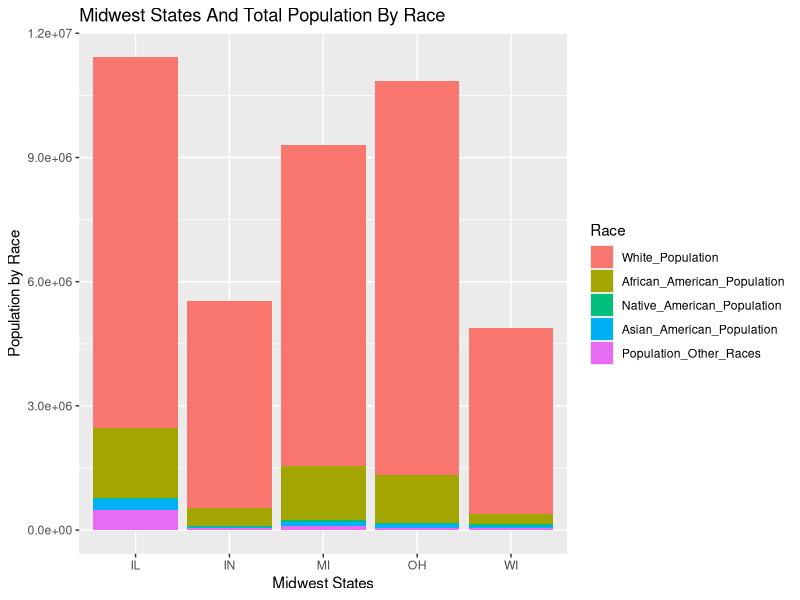
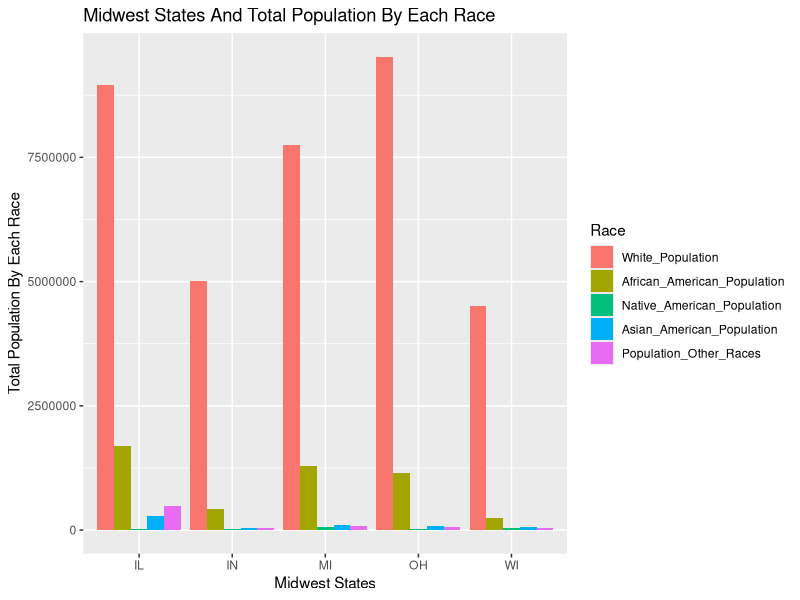
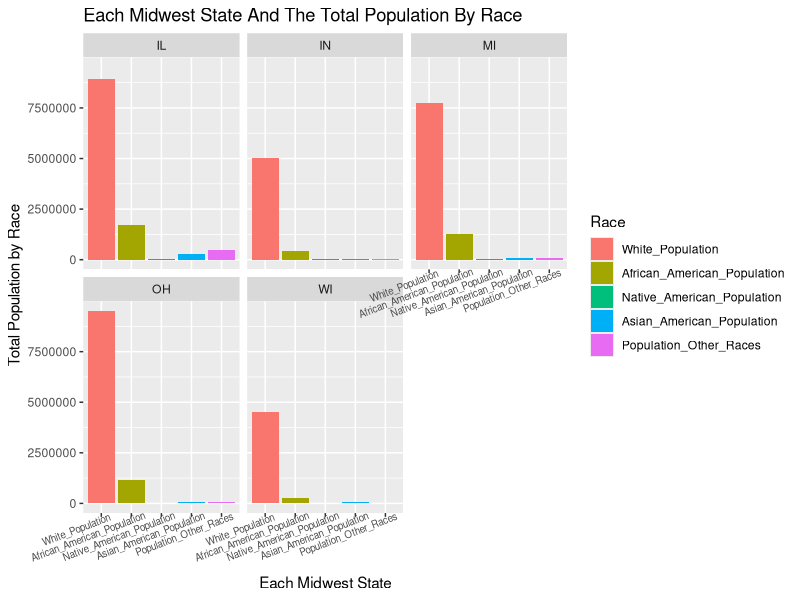
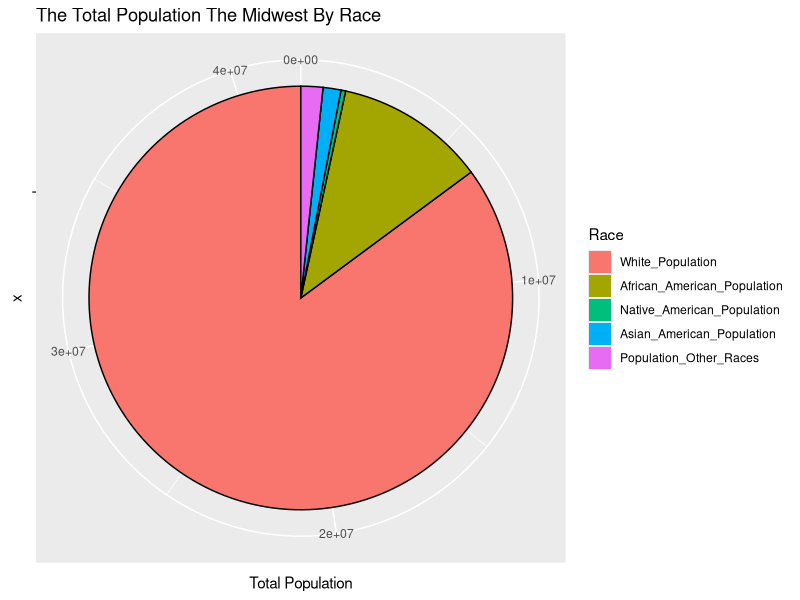
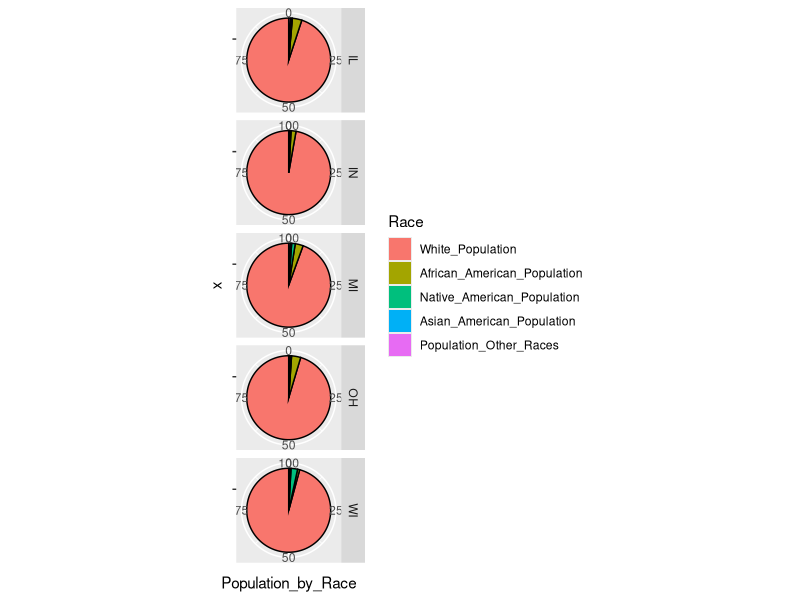
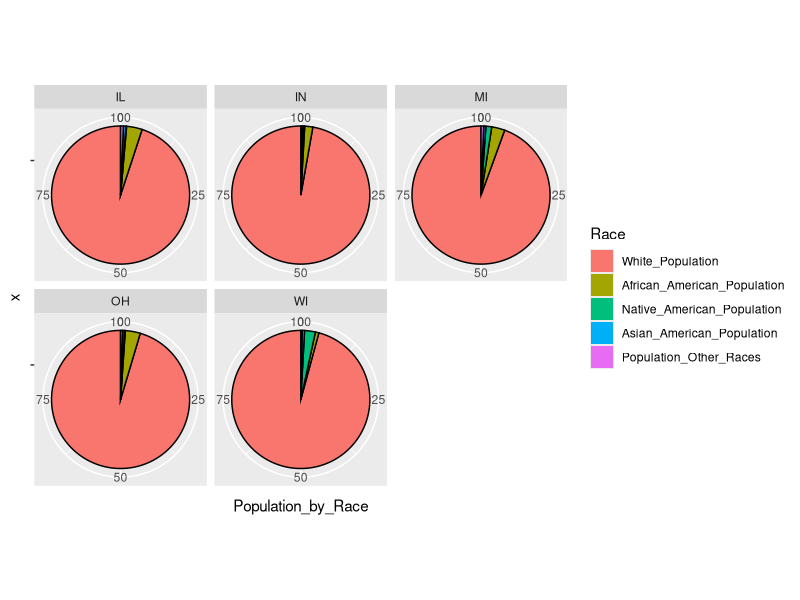

Write R code to recreate these figures, in order.
## ---- chunk 1
library(ggplot2)
library(reshape2)
z <- data.frame("State" = midwest$state, "White_Population"= midwest$popwhite, "African_American_Population"= midwest$popblack, "Native_American_Population"= midwest$popamerindian, "Asian_American_Population"= midwest$popasian, "Population_Other_Races"=midwest$popother)

m1 <- melt(z,id.vars="State", variable.name = "Race", value.name = "Population_by_Race" )
head(m1)

midwest2 <- aggregate(Population_by_Race ~ (Race + State), data = m1, FUN = 'sum')
midwest2

s <- ggplot(data = midwest2, aes(x = State, y = Population_by_Race, fill = Race))
s + geom_histogram(stat="identity")+ ggtitle("Midwest States And Total Population By Race") +
xlab("Midwest States") + ylab("Population by Race")

s + geom_histogram(stat = "identity", position = "dodge") + ggtitle("Midwest States And Total Population By Each Race") +
xlab("Midwest States") + ylab("Total Population By Each Race")

ggplot(data = midwest2, aes(x = Race, y = Population_by_Race, fill = Race)) + geom_histogram(stat = "identity") + facet_wrap(~State) + ggtitle("Each Midwest State And The Total Population By Race") +
xlab("Each Midwest State") + ylab("Total Population by Race")+ theme(axis.text.x  = element_text(angle=21, vjust=1.1, hjust = 0.9, size=7)) 

library(plyr)
midwest2s <- aggregate(Population_by_Race ~ (Race), data = midwest2, FUN = 'sum')
midwest2s
midwest2s <- ddply(midwest2s, .(Race), transform, pos=cumsum(Population_by_Race)-0.5*(Population_by_Race))
ggplot(data = midwest2s, aes(x = "", y = Population_by_Race, fill = Race)) + geom_bar(stat = "identity", color = 'black') + coord_polar(theta="y") +  guides(fill=guide_legend(override.aes=list(colour=NA))) + ggtitle("The Total Population The Midwest By Race") +
ylab("Total Population") 

midwest.sub <- midwest[, c(3, 12:16)]
names(midwest.sub) <- c("State", "White_Population", "African_American_Population", "Native_American_Population", "Asian_American_Population", "Population_Other_Races")
m3 <- melt(midwest.sub,id.vars="State", variable.name = "Race", value.name = "Population_by_Race")


midwest3 <- aggregate(Population_by_Race ~ ((Race + State)), data = m3, FUN = 'sum')
midwest3 <- aggregate(Population_by_Race ~ ((Race + State)), data = m3, FUN = 'mean')
midwest3
midwest3 <- ddply(midwest3, .(State), transform, pos=cumsum(Population_by_Race)-0.5*(Population_by_Race));

ggplot(data = midwest3, aes(x = "", y = Population_by_Race, fill = Race)) + geom_bar(stat = "identity", color = 'black') + coord_polar(theta="y")  + guides(fill=guide_legend(override.aes=list(colour=NA)))+
facet_grid(facets = State~., scales = "free")

ggplot(data = midwest3, aes(x = "", y = Population_by_Race, fill = Race)) + geom_bar(stat = "identity", color = 'black') + coord_polar(theta="y")  + guides(fill=guide_legend(override.aes=list(colour=NA)))+
facet_wrap(~State)
